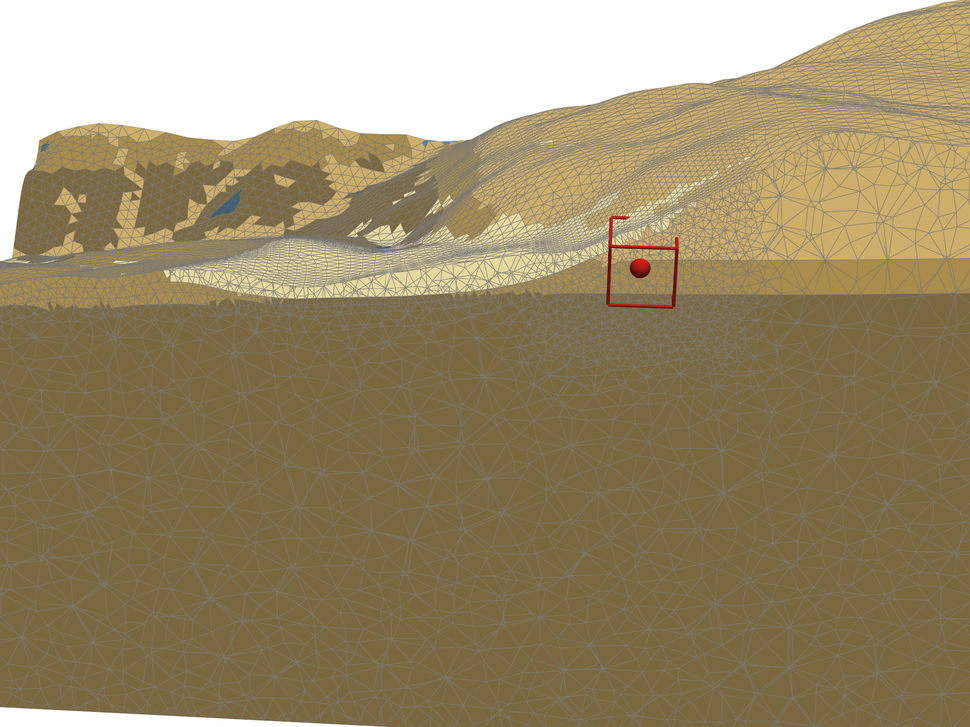
#> input picture 05_One_Way_Simulation/process/_lg_a.png, 970 x 727 px, shrunk from 2000 x 1500 before the run
$ python plot_schematics.py
#> lines starting #> are read from the running program, lines starting #| are printed output that depends on the picture
### 05_One_Way_Simulation/process/thesis_style.py
#!/usr/bin/env python3
# -*- coding: utf-8 -*-
"""
thesis_style.py -- journal-grade figure conventions for thesis Ch.5, benchmarked against
IJRMMS_CHFT.docx figures (07-10 visual audit):
  * Times New Roman serif everywhere, math italic symbols (mathtext stix)
  * curves: white bg, light-gray grid, thick saturated lines, boxed legend w/ symbols,
    dual axes when relating quantities, shaded band for derived ranges
  * field/state maps: VISIBLE MESH, discrete state colors (viscoelastic blue / viscoplastic
    red / elastic pale-yellow), top legend with color swatches + bold text, stage panels
    left->right with arrows
Figures saved to 00_Document/result with thesis numbering (圖5-xx_...).
"""
from pathlib import Path
import matplotlib
matplotlib.use("Agg")
import matplotlib.pyplot as plt

RESULT = Path(r"C:\Users\Wade\Desktop\Tunnel_TX\00_Document\result")
RESULT.mkdir(exist_ok=True)

def apply(scale=1.0):
    matplotlib.rcParams.update({
        "font.family": "serif",
        "font.serif": ["Times New Roman", "DejaVu Serif"],
        "mathtext.fontset": "stix",
        "font.size": 26 * scale,
        "axes.titlesize": 28 * scale,
        "axes.labelsize": 28 * scale,
        "xtick.labelsize": 23 * scale,
        "ytick.labelsize": 23 * scale,
        "legend.fontsize": 22 * scale,
        "figure.titlesize": 30 * scale,
        "axes.linewidth": 1.5,
        "lines.linewidth": 3.0,
        "lines.markersize": 9,
        "grid.color": "0.85",
        "grid.linewidth": 0.8,
        "axes.grid": True,
        "axes.axisbelow": True,
        "legend.framealpha": 1.0,
        "legend.edgecolor": "0.2",
        "savefig.bbox": "tight",
        "savefig.dpi": 300,
    })

# IJRMMS-style discrete state colors (image20 benchmark)
C_ELASTIC   = "#f5f0a0"   # pale yellow  : elastic / inactive
C_VISCO     = "#29abe2"   # blue         : viscoelastic (threshold ON, no failure)
C_PLASTIC   = "#e0231c"   # red          : viscoplastic / plastic (yield)
C_WATER     = "#2166ac"   # water table line
C_MESHLINE  = "0.55"      # mesh edge gray

# stage tags (11-stage water cycle, D5)
WATER = ["W-110","W-90","W-70","W-50","W-30","W-10","W-30","W-50","W-70","W-90","W-110"]
PHASE = ["dry1","rise","rise","rise","rise","wet","fall","fall","fall","fall","dry2"]
LEVEL = [-110,-90,-70,-50,-30,-10,-30,-50,-70,-90,-110]

def water_steps():
    """staircase water-level line (level HELD constant within each stage, jump between):
    returns xs, ys for plot() on a stage-index axis (Wade review 07-10: 水位線應為階梯狀)."""
    import numpy as np
    xs, ys = [], []
    for k in range(1, 12):
        xs += [k - 0.5, k + 0.5]
        ys += [LEVEL[k - 1], LEVEL[k - 1]]
    return np.array(xs), np.array(ys)

# [5 lines left out: function stage_label, not called in this run]

### 05_One_Way_Simulation/process/plot_schematics.py
#!/usr/bin/env python3
# -*- coding: utf-8 -*-
"""
plot_schematics.py -- 圖5-1 多尺度數值模擬方法流程圖（賣點圖）+ 圖5-5 物理量傳遞示意
5-1: three model panels (real renders embedded) -> transfer arrows -> 11-stage water
     timeline strip. The one-figure statement of the multi-scale method.
5-5: (a) large->small velocity-boundary mapping (real mean values), (b) small->coupled
     Kabsch rigid-removal + displacement drive (real numbers).
"""
from pathlib import Path
import numpy as np
import matplotlib
matplotlib.use("Agg")
import matplotlib.pyplot as plt
from matplotlib.patches import FancyArrowPatch, FancyBboxPatch
import thesis_style as TS

TS.apply()
HERE = Path(__file__).parent
OUT = TS.RESULT

# ================= 圖5-1 =================
fig = plt.figure(figsize=(30, 13))
gs = fig.add_gridspec(2, 3, height_ratios=[3.1, 0.9], hspace=0.24, wspace=0.30)

PANELS = [
    ("_lg_a.png", "Slope scale (FLAC3D)",
     "2 km x 2.1 km, 4 layers, 512k zones\nSeepage + threshold creep\nwater cycle W-110 <-> W-10"),
    ("_sm_a.png", "Tunnel-disturbance scale (FLAC3D)",
     "100 m box, 6 layers, 1.43M zones\nNear-field seepage (k x100 annulus)\ncreep + shell lining"),
    ("_cp_c.png", "Rock-lining interaction scale (FLAC3D-PFC)",
     "40 x 50 x 40 m elastic box\nBPM lining 456k balls\nstatic per stage, cracks + forces"),
]
axes = []
for i, (img, ttl, sub) in enumerate(PANELS):
    ax = fig.add_subplot(gs[0, i])
    ax.imshow(plt.imread(str(HERE / img)))
    ax.axis("off")
    ax.set_title(ttl, fontsize=25, fontweight="bold", pad=12)
    ax.text(0.5, -0.03, sub, transform=ax.transAxes, ha="center", va="top",
            fontsize=18, linespacing=1.45)
    axes.append(ax)

# transfer arrows between panels (figure coords); captions ABOVE the panel tops (clear zone)
for x0, x1, lines in ((0.345, 0.395, "initial stress (IDW)\n+ stage boundary\nvelocities"),
                      (0.655, 0.705, "stage displacement\nfield (rigid-removed\nresidual)")):
    ar = FancyArrowPatch((x0, 0.60), (x1, 0.60), transform=fig.transFigure,
                         arrowstyle="-|>", mutation_scale=55, lw=5, color="#2e6da4")
    fig.add_artist(ar)
    fig.text((x0 + x1) / 2, 0.625, lines, ha="center", va="bottom", fontsize=20,
             color="#2e6da4", linespacing=1.4,
             bbox=dict(fc="white", ec="none", alpha=0.85, pad=0.25))

# one-way note
fig.text(0.5, 0.905, "one-way transfer (large -> small -> coupled); geology model of Ch.4 "
         "feeds every scale", ha="center", fontsize=20, style="italic", color="0.25")

# water-cycle timeline strip
axt = fig.add_subplot(gs[1, :])
ks = np.arange(1, 12)
lv = np.array(TS.LEVEL, float)
cols = {"dry1": "0.65", "rise": "#4a7fb5", "wet": "#c0392b", "fall": "#7fb3d5",
        "dry2": "0.65"}
axt.bar(ks, lv + 120, bottom=-120, color=[cols[TS.PHASE[k-1]] for k in ks],
        edgecolor="k", lw=0.8, width=0.86)
wx_, wy_ = TS.water_steps()
axt.plot(wx_, wy_, "b-", lw=2.5)
axt.plot(ks, lv, "bo", ms=7)
axt.text(6, 6, "wet peak", ha="center", fontsize=20, color="#7a1d12")
axt.set_ylim(-122, 20)
axt.set_xlim(0.3, 11.7)
axt.set_yticks([-110, -60, -10])
axt.set_ylabel("Water level (m)", fontsize=20)
axt.set_xticks(list(ks))
axt.set_xticklabels([f"s{k}\n{TS.WATER[k-1]}" for k in ks], fontsize=17)
axt.set_title("11-stage water-level cycle applied at every scale "
              "(dry 30 d | rise 4 x 5 d | wet 30 d | fall 4 x 5 d | dry 30 d)",
              fontsize=20, pad=8)
fig.suptitle("Multi-scale numerical strategy: from slope hydrology to lining cracking",
             y=0.975, fontsize=30)
fig.savefig(OUT / "圖5-01_多尺度數值模擬方法流程圖.png", dpi=180, bbox_inches="tight")
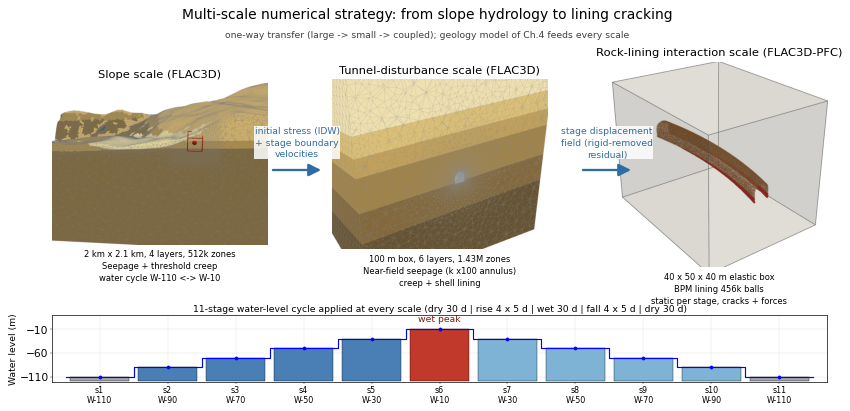
#> figure drawn by matplotlib, 4 panels; panel 4: tallest bar 110 high, from x = 5.57 to 6.43; panel 4: curve peaks at x = 6, y = -10
plt.close(fig)
print("saved 圖5-01")

# ================= 圖5-5 =================
fig, (a1, a2) = plt.subplots(1, 2, figsize=(26, 10))
for a in (a1, a2):
    a.set_xlim(0, 10); a.set_ylim(0, 10); a.axis("off")

# (a) large -> small
a1.add_patch(FancyBboxPatch((0.4, 1.2), 5.4, 7.4, boxstyle="round,pad=0.15",
             fc="#f3ead6", ec="0.4", lw=2))
a1.text(3.1, 8.95, "Slope-scale model", ha="center", fontsize=21, fontweight="bold")
a1.add_patch(plt.Rectangle((2.15, 3.4), 1.9, 1.9, fc="#ffffff", ec="#e0231c", lw=3,
             ls="--"))
a1.text(3.1, 4.35, "100 m\nbox", ha="center", va="center", fontsize=16, color="#e0231c")
arrows = [((5.6, 4.35), (4.15, 4.35), "mean dx = -319 mm (E->W)"),
          ((3.1, 1.55), (3.1, 3.3), "mean dy = +329 mm (S->N)"),
          ((1.15, 5.9), (2.35, 5.0), "dz = -40 mm")]
for (x0, y0), (x1, y1), lbl in arrows:
    a1.add_patch(FancyArrowPatch((x0, y0), (x1, y1), arrowstyle="-|>",
                 mutation_scale=42, lw=4.2, color="#2e6da4"))
a1.text(6.35, 4.9, "stage-average boundary\nvelocities from node\ndisplacement fields\n"
        "(s6 means shown)", fontsize=18, color="#2e6da4", linespacing=1.5)
a1.text(6.35, 2.4, "initial stress: IDW\ninterpolation of the\nslope in-situ field",
        fontsize=18, color="0.3", linespacing=1.5)
a1.set_title("(a) Slope -> tunnel scale: velocity boundary drive", loc="left", fontsize=23)

# (b) small -> coupled (Kabsch)
a2.add_patch(FancyBboxPatch((0.4, 5.6), 4.2, 3.2, boxstyle="round,pad=0.15",
             fc="#e8eef5", ec="0.4", lw=2))
a2.text(2.5, 8.35, "Tunnel-scale stage field $u$", ha="center", fontsize=19,
        fontweight="bold")
a2.text(2.5, 6.9, r"$u = u_{rigid} + u_{residual}$", ha="center", fontsize=22)
a2.add_patch(FancyArrowPatch((2.5, 5.5), (2.5, 4.3), arrowstyle="-|>",
             mutation_scale=42, lw=4.2, color="#2e6da4"))
a2.text(2.85, 4.85, "Kabsch fit removes rigid\ntranslation + rotation", fontsize=17,
        color="#2e6da4", linespacing=1.4)
a2.add_patch(FancyBboxPatch((0.4, 1.0), 4.2, 3.0, boxstyle="round,pad=0.15",
             fc="#f6e8e6", ec="0.4", lw=2))
a2.text(2.5, 3.55, "Coupled-box boundary drive", ha="center", fontsize=19,
        fontweight="bold")
a2.text(2.5, 2.15, "residual only (median ~3-5 mm/stage)\nx f = 0.25 scale factor\n"
        "-> discrete lining stays in the\ncrack-development regime", ha="center",
        fontsize=17, linespacing=1.5)
a2.text(7.4, 6.3, "strain gate check:\nresidual strains << rock\nelastic limit "
        "(all stages pass)", fontsize=18, color="0.3", linespacing=1.5,
        bbox=dict(fc="white", ec="0.5", boxstyle="round,pad=0.4"))
a2.text(7.4, 3.2, "magnitudes are\ntrend-level (f = 0.25);\npattern + relative\n"
        "evolution preserved", fontsize=18, color="#7a1d12", linespacing=1.5,
        bbox=dict(fc="#fdf3f2", ec="#c0392b", boxstyle="round,pad=0.4"))
a2.set_title("(b) Tunnel -> coupled scale: displacement drive", loc="left", fontsize=23)
fig.suptitle("Boundary-condition transfer between scales", y=0.99)
fig.savefig(OUT / "圖5-05_物理量傳遞示意.png", dpi=180, bbox_inches="tight")
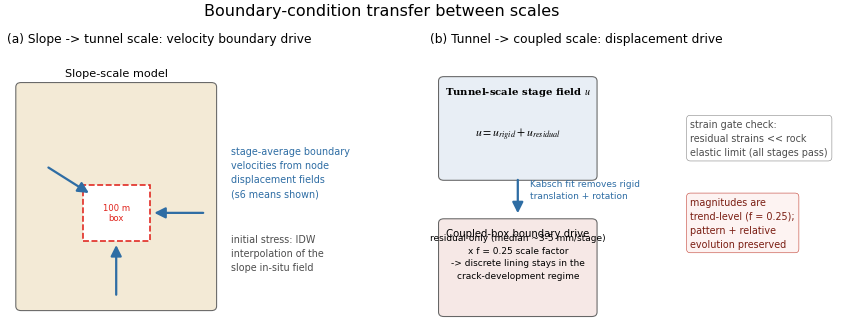
#> figure drawn by matplotlib, 2 panels
plt.close(fig)
print("saved 圖5-05")
